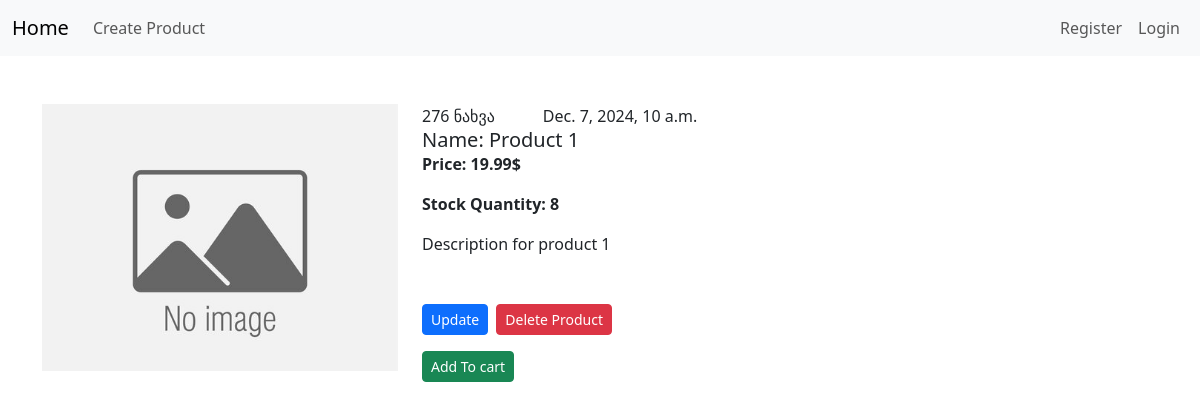
Page /product/1 on the committed database.
### products/models.py (models this page shows, shortened)
class Product(models.Model):
    name = models.CharField(max_length=150, default='Product Name')
    description = models.TextField(default='')
    price = models.DecimalField(max_digits=10, decimal_places=2)
    create_date = models.DateTimeField(default=datetime.now)
    write_time = models.DateTimeField(auto_now=True)
    views = models.PositiveIntegerField(default=0)
    category = models.ForeignKey(Category, on_delete=models.SET_NULL,
                                 null=True, related_name='products')
    image = models.ImageField(upload_to='products/', default='default.jpg')
    stock_qty = models.IntegerField(default=0)

### products/views.py (the view)
# urls.py: path('product/<int:id>', views.product_detail, name='product_detail'),
def product_detail(request, id):
    product = get_object_or_404(Product, pk=id)
    product.views+=1
    product.save()
    return render(request, 'product_detail.html', {'product': product})

### products/templates/product_detail.html
{% extends 'base.html' %}
{% block content %}
<div class="row">
    <div class="col col-4">
        <img src="{{product.image.url}}" class="card-img-top" alt="...">
    </div>
    <div class="col col-8">
        <div class="d-flex">
            <div>{{ product.views }} ნახვა</div>
            <div class="ms-5">{{ product.create_date }}</div>
        </div>
        <div class="card-body">
            <h5 class="card-title">Name: {{ product.name }}</h5>
            <p class="fw-bold card-text">Price: {{ product.price }}$ </p>
            <p class="fw-bold card-text">Stock Quantity: {{ product.stock_qty }} </p>
            <p class="card-text">{{ product.description }}</p>
        </div>
        <div class="d-flex mt-5">
            <a href="{% url 'update_product' product.id %}" type="button" class="btn btn-primary btn-sm">Update</a>
            <a href="{% url 'delete_product' product.id %}" type="button" class="btn btn-danger btn-sm ms-2">Delete Product</a>
        </div>
        <a class="btn btn-success btn-sm mt-3" href="{% url 'add_product_to_cart' product.id%}"> Add To cart </a>
    </div>
</div>
{% endblock %}

### rows in the picture
Product: image (placeholder picture), views "276", create_date "Dec. 7, 2024, 10 a.m.", name "Product 1", price "19.99", stock_qty "8", description "Description for product 1"
